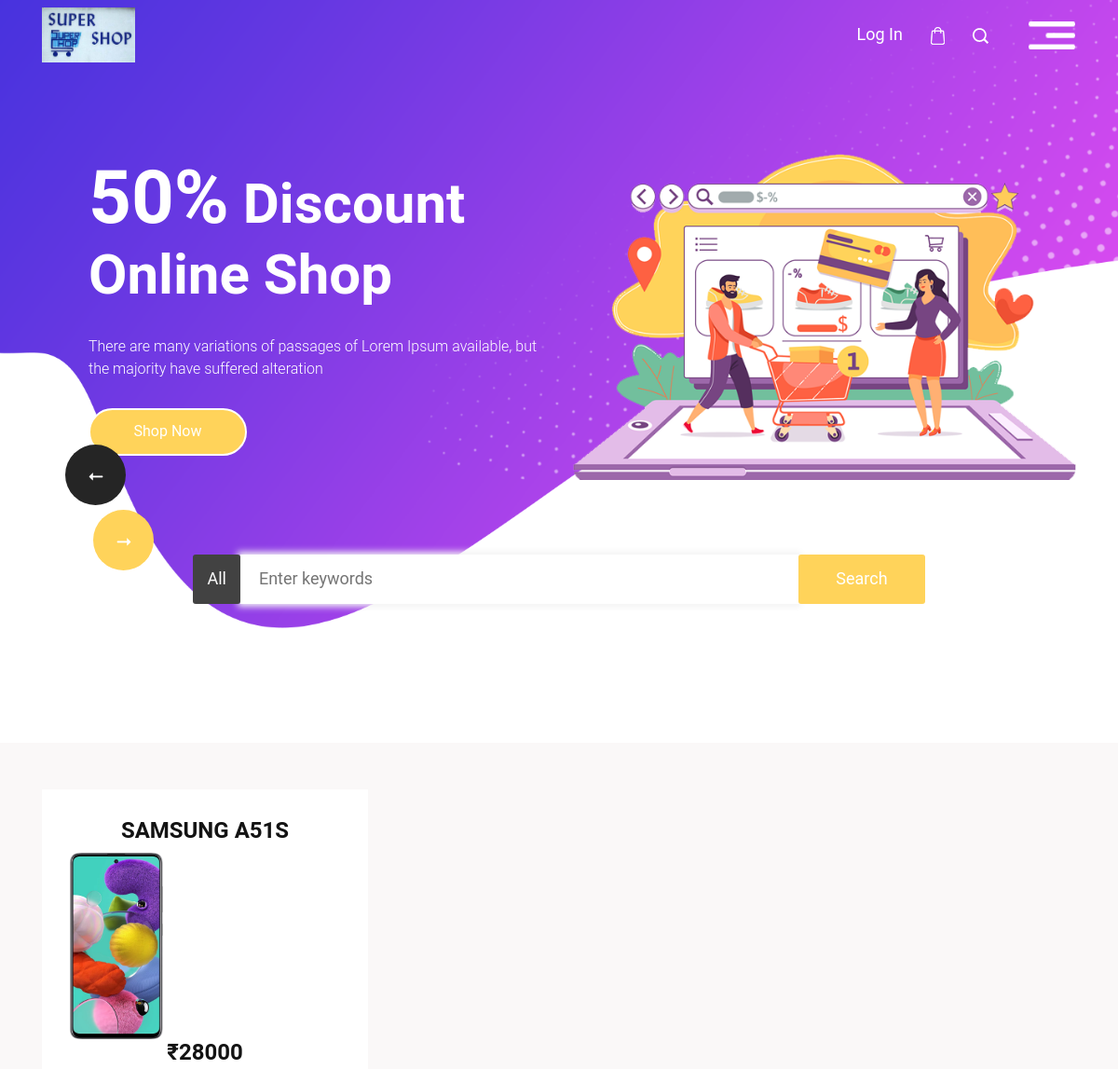
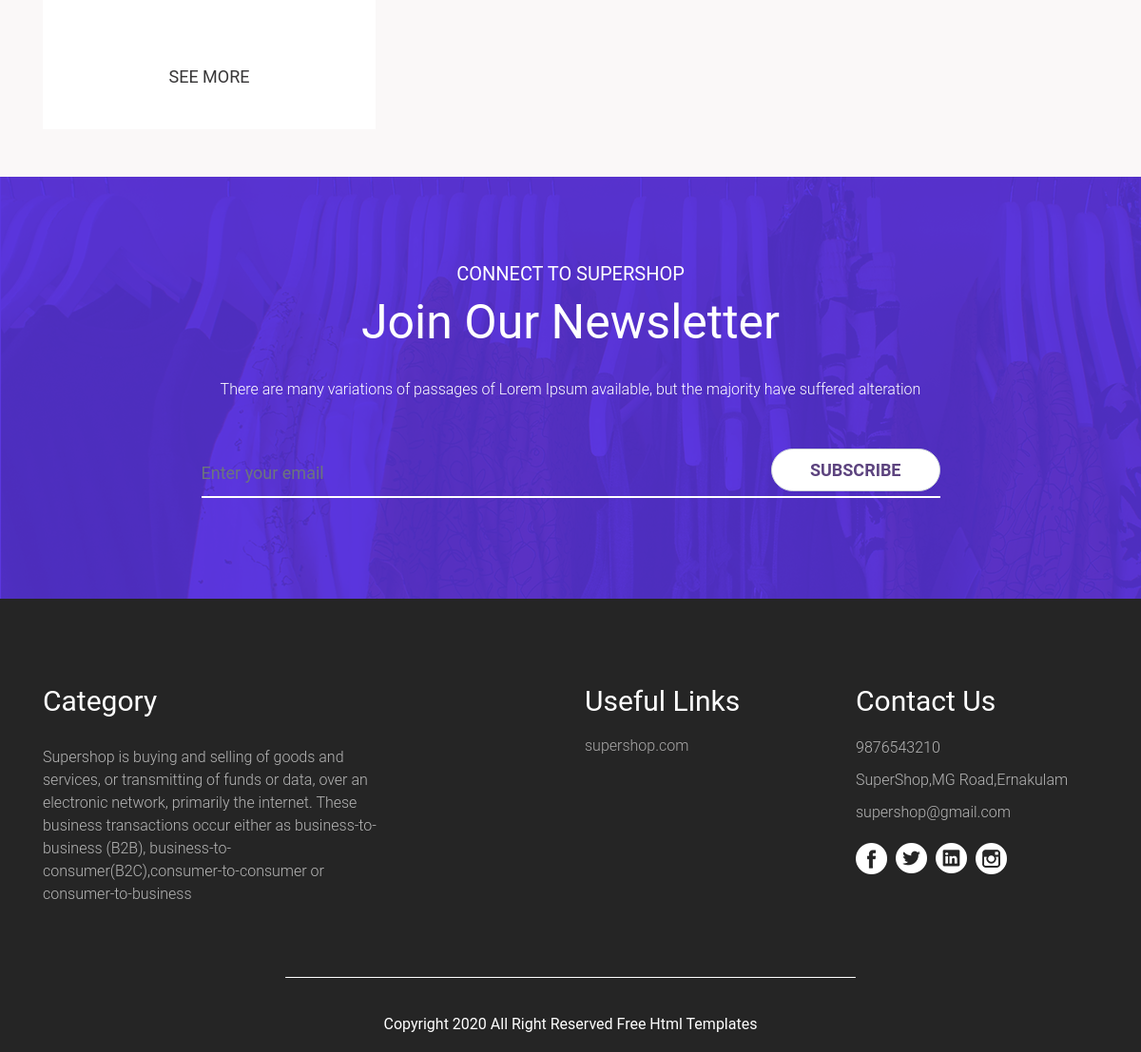
Screenshot of /webapp/prod_pg/Mobile Phones with the database file from the repository (2 pictures, top to bottom).
### superapp/models.py (models this page shows)
class productdb(models.Model):
    Category=models.CharField(max_length=100,null=True,blank=True)
    Product_Name=models.CharField(max_length=100,null=True,blank=True)
    Price=models.IntegerField(null=True,blank=True)
    Description=models.CharField(max_length=100,null=True,blank=True)
    Image=models.ImageField(upload_to="Pimg",null=True,blank=True)

### webapp/views.py (the view)
# urls.py: path('prod_pg/<cat_name>',views.prod_pg,name="prod_pg"),
def prod_pg(req,cat_name):
    prod=productdb.objects.filter(Category=cat_name)
    return render(req,"product.html",{'prod':prod})

### webapp/templates/product.html (shortened to what this page needs)
<!DOCTYPE html>
{% load static %}
<html lang="en">
   <head>
      <link rel="stylesheet" type="text/css" href="https://cdnjs.cloudflare.com/ajax/libs/OwlCarousel2/2.0.0-beta.2.4/assets/owl.carousel.min.css" />
      <link rel="stylesheet" type="text/css" href="{% static 'css/bootstrap.min.css' %}">
      <link rel="stylesheet" type="text/css" href="{% static 'css/style.css' %}">
      <link rel="stylesheet" href="{% static 'css/responsive.css' %}">
      <link rel="stylesheet" href="{% static 'css/jquery.mCustomScrollbar.min.css' %}">
      <link rel="stylesheet" href="https://netdna.bootstrapcdn.com/font-awesome/4.0.3/css/font-awesome.css">
      <link rel="stylesheet" href="{% static 'css/owl.carousel.min.css' %}">
      <link rel="stylesheet" href="{% static 'css/owl.theme.default.min.css' %}">
      <link rel="stylesheet" href="https://cdnjs.cloudflare.com/ajax/libs/fancybox/2.1.5/jquery.fancybox.min.css" media="screen">
   </head>
   <body>
      <div class="header_section">
         <div class="container">
            <nav class="navbar navbar-dark bg-dark">
               <a class="logo" href="{% url 'home_pg' %}"><img src="{% static 'images/supershlogo.jpg' %}" width="100px" height="150px"></a>
               <div class="search_section">
                  <ul>
                     <li><a href="#">Log In</a></li>
                     <li><a href="#"><img src="{% static 'images/shopping-bag.png' %}"></a></li>
                     <li><a href="#"><img src="{% static 'images/search-icon.png' %}"></a></li>
                  </ul>
               </div>
               <button class="navbar-toggler" type="button" data-toggle="collapse" data-target="#navbarsExample01" aria-controls="navbarsExample01" aria-expanded="false" aria-label="Toggle navigation">
               <span class="navbar-toggler-icon"></span>
               </button>
            </nav>
         </div>
         <div class="banner_section layout_padding">
            <div id="my_slider" class="carousel slide" data-ride="carousel">
               <div class="carousel-inner">
                  <div class="carousel-item active">
                     <div class="container">
                        <div class="row">
                           <div class="col-md-6">
                              <div class="taital_main">
                                 <h4 class="banner_taital"><span class="font_size_90">50%</span> Discount Online Shop</h4>
                                 <p class="banner_text">There are many variations of passages of Lorem Ipsum available, but the majority have suffered alteration </p>
                                 <div class="book_bt"><a href="#">Shop Now</a></div>
                              </div>
                           </div>
                           <div class="col-md-6">
                              <div><img src="{% static 'images/img-1.png' %}" class="image_1"></div>
                           </div>
                        </div>
                        <div class="button_main"><button class="all_text">All</button><input type="text" class="Enter_text" placeholder="Enter keywords" name=""><button class="search_text">Search</button></div>
                     </div>
                  </div>
               </div>
               <a class="carousel-control-prev" href="#my_slider" role="button" data-slide="prev">
               <i class=""><img src="{% static 'images/left-icon.png' %}"></i>
               </a>
               <a class="carousel-control-next" href="#my_slider" role="button" data-slide="next">
               <i class=""><img src="{% static 'images/right-icon.png' %}"></i>
               </a>
            </div>
         </div>
      </div>
      <div class="beauty_section layout_padding">
         <div class="container">
            <div class="row">
               <div class="col-lg-4 col-sm-12">
                   {% for d in prod %}
                  <div class="beauty_box">
                     <h1 class="bed_text">{{d.Product_Name}}</h1>
                     <div><img src="{{d.Image.url}}" class="" style="width:100px; height:200px"></div>
                     <h1 class="bed_text">₹{{d.Price}}</h1>
                     <div class="seemore_bt"><a href="{% url 'single_pro' dataid=d.id %}">see More</a></div>
                  </div>
                   {% endfor %}
               </div>
            </div>
         </div>
      </div>
      <div class="newsletter_section layout_padding">
         <div class="container">
            <h6 class="conect_text">Connect to supershop</h6>
            <h1 class="newsletter_taital">Join Our Newsletter</h1>
            <p class="newsletter_text">There are many variations of passages of Lorem Ipsum available, but the majority have suffered alteration </p>
            <div class="input-group mb-3">
               <input type="text" class="form-control" placeholder="Enter your email" aria-label="Enter your email" aria-describedby="basic-addon2">
               <div class="input-group-append">
                  <span class="input-group-text" id="basic-addon2">Subscribe</span>
               </div>
            </div>
         </div>
      </div>
      <div class="footer_section layout_padding">
         <div class="container">
            <div class="row">
               <div class="col-lg-6 col-sm-12">
                  <h4 class="information_text">Category</h4>
                  <p class="dummy_text">Supershop is buying and selling of goods and services, or transmitting of funds or data, over an electronic network, primarily the internet. These business transactions occur either as business-to-business (B2B), business-to-consumer(B2C),consumer-to-consumer or consumer-to-business </p>
               </div>
               <div class="col-lg-3 col-sm-6">
                  <div class="information_main">
                     <h4 class="information_text">Useful Links</h4>
                     <p class="many_text">supershop.com <br></p>
                  </div>
               </div>
               <div class="col-lg-3 col-sm-6">
                  <div class="information_main">
                     <h4 class="information_text">Contact Us</h4>
                     <p class="call_text"><a href="#">9876543210</a></p>
                     <p class="call_text"><a href="#">SuperShop,MG Road,Ernakulam</a></p>
                     <p class="call_text"><a href="#">supershop@gmail.com</a></p>
                     <div class="social_icon">
                        <ul>
                           <li><a href="#"><img src="{% static 'images/fb-icon.png' %}"></a></li>
                           <li><a href="#"><img src="{% static 'images/twitter-icon.png' %}"></a></li>
                           <li><a href="#"><img src="{% static 'images/linkedin-icon.png' %}"></a></li>
                           <li><a href="#"><img src="{% static 'images/instagram-icon.png' %}"></a></li>
                        </ul>
                     </div>
                  </div>
               </div>
            </div>
            <div class="copyright_section">
               <h1 class="copyright_text">
                  Copyright 2020 All Right Reserved <a href="#"> Free Html Templates</a></h1>
            </div>
         </div>
      </div>
   </body>
</html>

### rows the page displays
productdb: Product_Name "SAMSUNG A51S", Image (picture), Price "28000"
